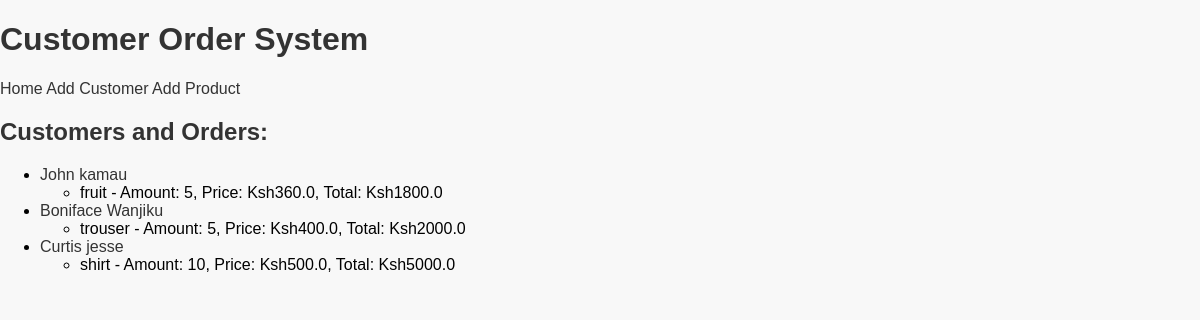
The page / on the database its author committed.
### app.py (models this page shows, shortened)
class Customer(db.Model):
    id = db.Column(db.Integer, primary_key=True)
    name = db.Column(db.String(80), nullable=False)
    code = db.Column(db.String(20), nullable=False)
    orders = db.relationship('Order', backref='customer', lazy=True)

class Order(db.Model):
    id = db.Column(db.Integer, primary_key=True)
    item = db.Column(db.String(80), nullable=False)
    price = db.Column(db.Float, nullable=False)
    quantity = db.Column(db.Integer, nullable=False)
    customer_id = db.Column(db.Integer, db.ForeignKey('customer.id'), nullable=False)
    time = db.Column(db.DateTime, nullable=False, default=datetime.datetime.utcnow)

### app.py (the view)
@app.route('/')
def index():
    customers = Customer.query.all()
    products = Product.query.all()
    return render_template('index.html', customers=customers, products=products)

### templates/index.html (shortened to what this page needs)
{% extends "base.html" %}
{% block content %}
<h2>Customers and Orders:</h2>
<ul>
    {% for customer in customers %}
    <li>
        <a href="{{ url_for('place_order', customer_id=customer.id) }}">{{ customer.name }}</a>
        <ul>
            {% for order in customer.orders %}
            <li>{{ order.item }} - Amount: {{ order.quantity }}, Price: Ksh{{ order.price }}, Total: Ksh{{ order.price * order.quantity }}</li>
            {% endfor %}
        </ul>
    </li>
    {% endfor %}
</ul>
{% endblock %}

### static/styles.css (style rules this page uses)
body { font-family: Arial, sans-serif; margin: 0; padding: 0; background-color: #f8f8f8; }
h1, h2, h3 { color: #333; }
a { color: #333; text-decoration: none; }

### rows shown on the page
Customer: name "John kamau"
Order: item "fruit", quantity "5", price "360.0", order.price*order.quantity "1800.0"
Customer: name "Boniface Wanjiku"
Order: item "trouser", quantity "5", price "400.0", order.price*order.quantity "2000.0"
Customer: name "Curtis jesse"
Order: item "shirt", quantity "10", price "500.0", order.price*order.quantity "5000.0"
